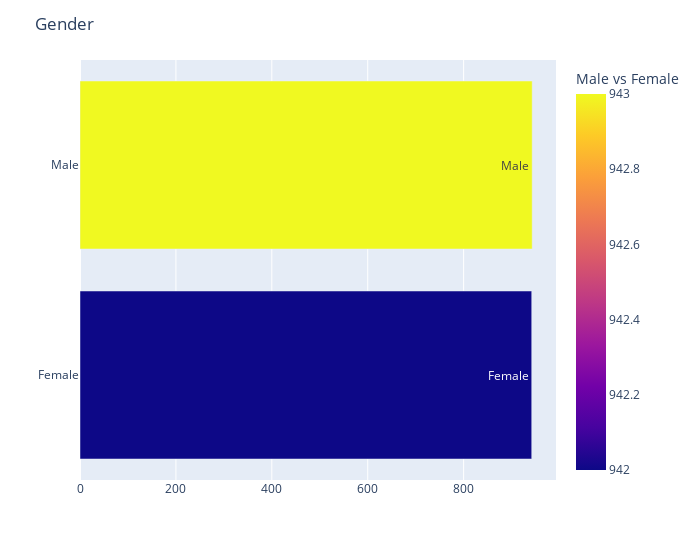

Write notebook code for a chart like this one.
### Markdown cell above
### GENDER

### Code cell
Gender = pd.DataFrame(df["Gender"].value_counts())

Gender.reset_index(inplace=True)

Gender = Gender.rename(columns = {'index':'Gender', 'Gender': "Male vs Female"})

plot_hbar("Male vs Female",'Gender',Gender)

### Figure 1 — Plotly figure (JSON) as saved in the notebook; plotly's stock layout.template omitted (floating-point values rounded to 4 significant figures)
{"data": [{"alignmentgroup": "True", "hovertemplate": "Male vs Female=%{marker.color}<br>Gender=%{text}<extra></extra>", "legendgroup": "", "marker": {"color": [943, 942], "coloraxis": "coloraxis"}, "name": "", "offsetgroup": "", "orientation": "h", "showlegend": false, "text": ["Male", "Female"], "textposition": "auto", "type": "bar", "x": [943, 942], "xaxis": "x", "y": ["Male", "Female"], "yaxis": "y"}], "layout": {"barmode": "relative", "coloraxis": {"colorbar": {"title": {"text": "Male vs Female"}}, "colorscale": [[0, "#0d0887"], [0.1111, "#46039f"], [0.2222, "#7201a8"], [0.3333, "#9c179e"], [0.4444, "#bd3786"], [0.5556, "#d8576b"], [0.6667, "#ed7953"], [0.7778, "#fb9f3a"], [0.8889, "#fdca26"], [1, "#f0f921"]]}, "legend": {"tracegroupgap": 0}, "margin": {"t": 60}, "title": {"text": "Gender"}, "uniformtext": {"minsize": 8, "mode": "hide"}, "width": 700, "xaxis": {"anchor": "y", "domain": [0, 1], "title": {"text": ""}}, "yaxis": {"anchor": "x", "categoryorder": "total ascending", "domain": [0, 1], "title": {"text": ""}}}}
